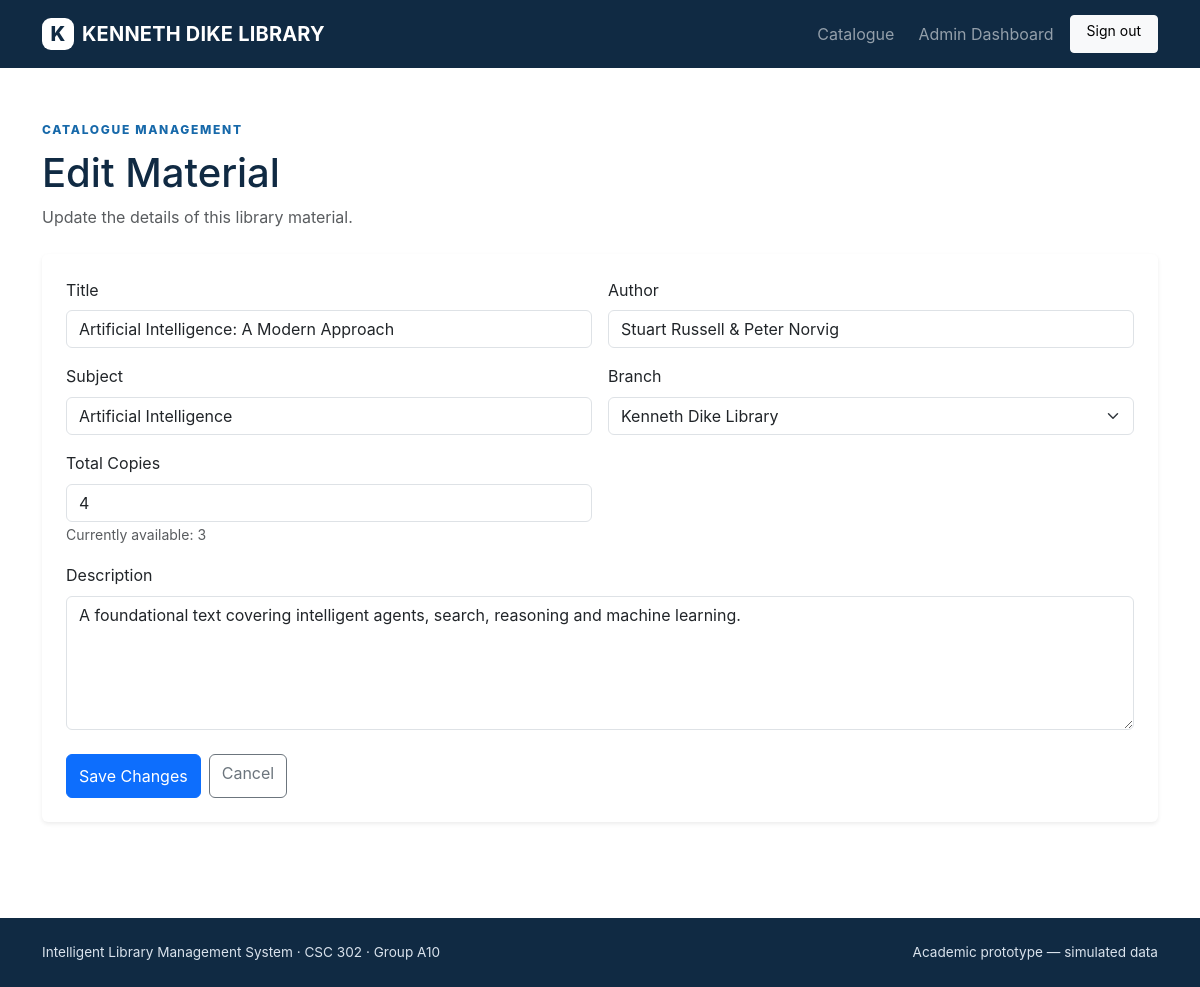
The page /admin/material/1/edit (signed in) on the database its author committed.
### app.py (models this page shows)
class Material(db.Model):
    id = db.Column(db.Integer, primary_key=True)
    title = db.Column(db.String(200), nullable=False)
    author = db.Column(db.String(150), nullable=False)
    subject = db.Column(db.String(120), nullable=False)
    branch_id = db.Column(db.Integer, db.ForeignKey("branch.id"), nullable=False)
    copies_total = db.Column(db.Integer, default=1)
    copies_available = db.Column(db.Integer, default=1)
    description = db.Column(db.Text, default="")
    cover_url = db.Column(db.String(500), default="")
    branch = db.relationship("Branch", backref="materials")

class Branch(db.Model):
    id = db.Column(db.Integer, primary_key=True)
    name = db.Column(db.String(150), nullable=False)
    location = db.Column(db.String(200), nullable=False)
    unit_head = db.Column(db.String(120))

### app.py (the view, shortened to what this page needs)
@app.route("/admin/material/<int:material_id>/edit", methods=["GET", "POST"])
def edit_material(material_id):
    if not login_required() or current_user().role != "admin":
        return redirect(url_for("login"))
    material = db.get_or_404(Material, material_id)
    branches = Branch.query.order_by(Branch.name).all()
    return render_template(
        "edit_material.html",
        material=material,
        branches=branches
    )

### app.py (called while the page is built)
def current_user():
    uid = session.get("user_id")
    return db.session.get(User, uid) if uid else None

def login_required():
    return current_user() is not None

@app.context_processor
def inject_now():
    now = datetime.utcnow()
    def overdue_fine(due_at):
        if due_at and due_at < now:
            days_late = (now.date() - due_at.date()).days
            return days_late * 50
        return 0
    return {
        "now": now,
        "overdue_fine": overdue_fine
    }

@app.context_processor
def inject_user():
    return {"logged_in_user": current_user()}

### templates/edit_material.html
{% extends "base.html" %}
{% block content %}
<div class="container py-5">
    <div class="mb-4">
        <span class="eyebrow">CATALOGUE MANAGEMENT</span>
        <h1 class="mt-2">Edit Material</h1>
        <p class="text-muted">
            Update the details of this library material.
        </p>
    </div>
    <div class="card border-0 shadow-sm">
        <div class="card-body p-4">
            <form method="POST">
                <div class="row g-3">
                    <div class="col-md-6">
                        <label class="form-label">Title</label>
                        <input
                            type="text"
                            name="title"
                            class="form-control"
                            value="{{ material.title }}"
                            required
                        >
                    </div>
                    <div class="col-md-6">
                        <label class="form-label">Author</label>
                        <input
                            type="text"
                            name="author"
                            class="form-control"
                            value="{{ material.author }}"
                            required
                        >
                    </div>
                    <div class="col-md-6">
                        <label class="form-label">Subject</label>
                        <input
                            type="text"
                            name="subject"
                            class="form-control"
                            value="{{ material.subject }}"
                            required
                        >
                    </div>
                    <div class="col-md-6">
                        <label class="form-label">Branch</label>
                        <select
                            name="branch_id"
                            class="form-select"
                            required
                        >
                            {% for branch in branches %}
                                <option
                                    value="{{ branch.id }}"
                                    {% if branch.id == material.branch_id %}
                                        selected
                                    {% endif %}
                                >
                                    {{ branch.name }}
                                </option>
                            {% endfor %}
                        </select>
                    </div>
                    <div class="col-md-6">
                        <label class="form-label">Total Copies</label>
                        <input
                            type="number"
                            name="copies_total"
                            class="form-control"
                            min="1"
                            value="{{ material.copies_total }}"
                            required
                        >
                        <small class="text-muted">
                            Currently available:
                            {{ material.copies_available }}
                        </small>
                    </div>
                    <div class="col-12">
                        <label class="form-label">Description</label>
                        <textarea
                            name="description"
                            class="form-control"
                            rows="5"
                        >{{ material.description }}</textarea>
                    </div>
                </div>
                <div class="mt-4 d-flex gap-2">
                    <button
                        type="submit"
                        class="btn btn-primary"
                    >
                        Save Changes
                    </button>
                    <a
                        href="{{ url_for('admin_dashboard') }}"
                        class="btn btn-outline-secondary"
                    >
                        Cancel
                    </a>
                </div>
            </form>
        </div>
    </div>
</div>
{% endblock %}

### static/css/app.css (style rules this page uses)
:root { --navy: #102a43; --blue: #1769aa; --ink: #102a43; --muted: #627d98; --paper: #f6f8fb; --line: #d9e2ec; --accent: #2f80ed; }
body { color: var(--ink); background: #fff; font-family: Inter, ui-sans-serif, system-ui, -apple-system, BlinkMacSystemFont, "Segoe UI", sans-serif; }
.eyebrow { font-size:.75rem; letter-spacing:.14em; font-weight:800; color:var(--blue); }
html { overflow-x: hidden; scroll-behavior: smooth; }
body { min-height: 100vh; overflow-x: hidden; display: flex; flex-direction: column; line-height: 1.55; }
button, a, input, select, textarea { -webkit-tap-highlight-color: transparent; }
.form-control, .form-select { min-width: 0; }
.btn { min-height: 44px; }

### rows shown on the page
Material: title "Artificial Intelligence: A Modern Approach", author "Stuart Russell & Peter Norvig", subject "Artificial Intelligence", branch_id "Kenneth Dike Library", copies_total "4", copies_available "3", description "A foundational text covering intelligent agents, search, reasoning and machine learning."
